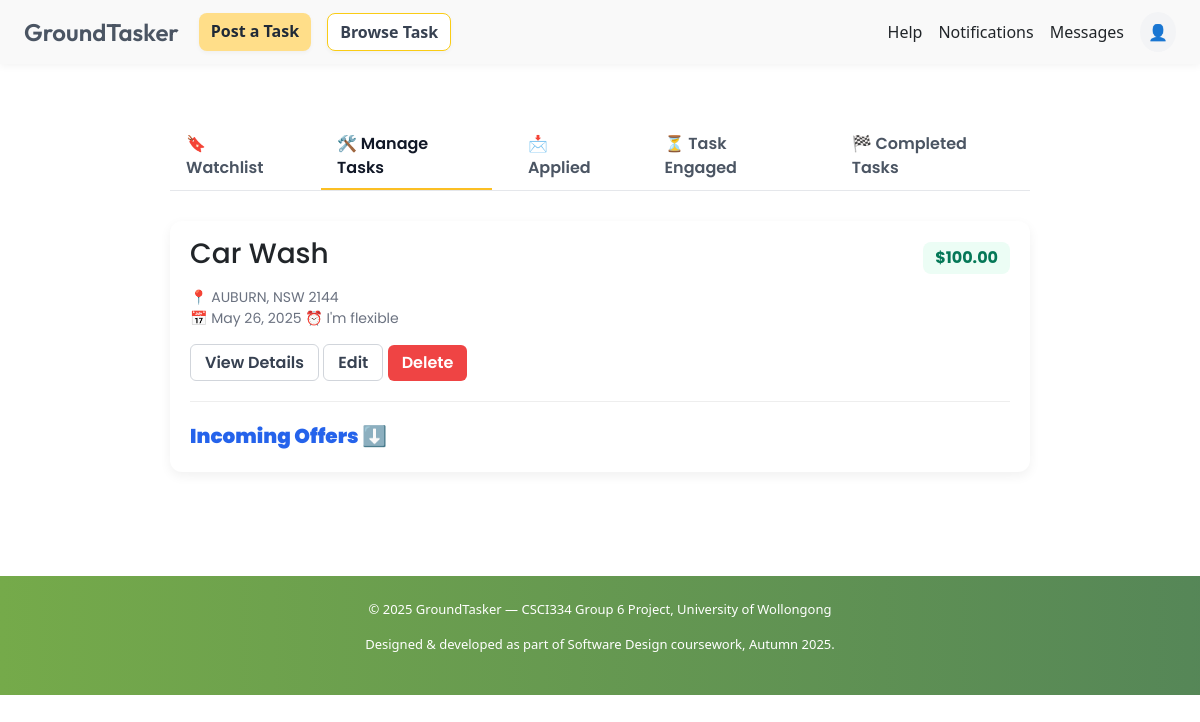
The app's page /tasks/manage/ (signed in) with its own data.
### tasks/models.py (models this page shows, shortened)
class Task(models.Model):
    FLEX_CHOICES = [
        ('on_date', 'On date'),
        ('before_date', 'Before date'),
        ('flexible', "I'm flexible"),
    ]
    title = models.CharField(max_length=200)
    description = models.TextField()
    location = models.CharField(max_length=255)
    budget = models.DecimalField(max_digits=10, decimal_places=2, default=Decimal('0.00'))
    due_type = models.CharField(max_length=20, choices=FLEX_CHOICES)
    due_date = models.DateField(null=True, blank=True)
    posted_by = models.ForeignKey(settings.AUTH_USER_MODEL, on_delete=models.CASCADE)
    created_at = models.DateTimeField(auto_now_add=True)
    category = models.CharField(max_length=100, blank=True, null=True, default="")
    bookmarked_by = models.ManyToManyField(settings.AUTH_USER_MODEL, related_name="bookmarked_tasks", blank=True)

### tasks/views.py (the view)
# urls.py: path('manage/', ManageTasksView.as_view(), name='manage_tasks'),
class ManageTasksView(LoginRequiredMixin, View):
    def get(self, request):
        user = request.user
        posted_tasks = Task.objects.filter(posted_by=user).prefetch_related('offers')
        accepted_offers = {
            task.id: next((o for o in task.offers.all() if o.status == 'accepted'), None)
            for task in posted_tasks
        }
        context = {
            'posted_tasks': posted_tasks,
            'accepted_offers': accepted_offers,  # <-- add this
            'applied_offers': Offer.objects.filter(offered_by=user, status='pending'),
            'engaged_offers': Offer.objects.filter(
                Q(offered_by=user) | Q(task__posted_by=user),
                status='accepted'
            ),
            'bookmarked_tasks': user.bookmarked_tasks.all(),
            'completed_tasks': Offer.objects.filter(Q(offered_by=user) | Q(task__posted_by=user),status='completed'),
            'incoming_offers': Offer.objects.filter(task__posted_by=user).exclude(status='completed')
        }
        return render(request, 'manage_tasks.html', context)

### tasks/templatetags/dict_extras.py (called while the page is built)
@register.filter
def get_item(dictionary, key):
    return dictionary.get(key)

### templates/manage_tasks.html (shortened to what this page needs)
{% extends "base.html" %}
{% load static %}
{% load dict_extras %}
{% block extra_css %}
<link rel="stylesheet" href="{% static 'css/manage_tasks.css' %}">
{% endblock %}
{% block content %}
<div class="manage-tasks-container">
  <div class="tabs">
    <a href="#" class="tab" data-tab="watchlist">🔖 Watchlist</a>
    <a href="#" class="tab active" data-tab="posted">🛠️ Manage Tasks</a>
    <a href="#" class="tab" data-tab="applied">📩 Applied</a>
    <a href="#" class="tab" data-tab="engaged">⏳ Task Engaged</a>
    <a href="#" class="tab" data-tab="completed">🏁 Completed Tasks</a>
  </div>
  <div class="tab-panel" id="tab-posted">
    {% if posted_tasks %}
      {% for task in posted_tasks %}
        <div class="task-card">
          <div class="task-header">
            <h3>{{ task.title }}</h3>
            <span class="task-budget">${{ task.budget }}</span>
          </div>
          <p class="task-meta">📍 {{ task.location }}<br>📅 {{ task.due_date }} ⏰ {{ task.get_due_type_display }}</p>
          <div class="card-actions">
            <a href="{% url 'job_detail' task.id %}" class="btn-outline">View Details</a>
            <a href="{% url 'edit_task' task.id %}" class="btn-outline">Edit</a>
            <form method="post" action="{% url 'delete_task' task.id %}" style="display:inline;">
              <button type="submit" class="btn-reject">Delete</button>
            </form>
          </div>
          {% with accepted_offers|get_item:task.id as accepted_offer %}
            {% if accepted_offer %}
              <div class="engaged-summary">
                <p>📌 This task has been accepted by <strong>{{ accepted_offer.offered_by.username }}</strong> for ${{ accepted_offer.amount }}.</p>
                <p>Status: <span class="badge badge-accepted">Engaged</span></p>
              </div>
            {% else %}
              <div class="offer-section">
                <h5 class="offer-toggle" onclick="toggleOffers({{ task.id }})">
                  <strong> Incoming Offers ⬇️ </strong>
                </h5>
              </div>
            {% endif %}
          {% endwith %}
        </div>
      {% endfor %}
    {% else %}
      <p>You haven’t posted any tasks yet.</p>
    {% endif %}
  </div>
</div>
{% endblock %}

### static/css/base.css (style rules this page uses)
body { opacity: 0; transition: opacity 0.2s ease-in-out; transition: opacity 0.2s ease, transform 0.2s ease; }
body.fade-in { opacity: 1; transform: scale(1); }
a { text-decoration: none; color: inherit; }

### static/css/manage_tasks.css (style rules this page uses)
.manage-tasks-container { max-width: 900px; margin: 40px auto; padding: 20px; font-family: 'Poppins', sans-serif; animation: fadeIn 0.4s ease-in; }
.tabs { display: flex; gap: 20px; margin-bottom: 30px; border-bottom: 1px solid #e5e7eb; }
.tab { padding: 8px 16px; border-bottom: 2px solid transparent; font-weight: 600; color: #4b5563; cursor: pointer; text-decoration: none; transition: all 0.3s ease; }
.tab.active { border-color: #fbbf24; color: #111827; }
.task-card { background: #ffffff; border-radius: 12px; padding: 16px 20px; box-shadow: 0 4px 12px rgba(0, 0, 0, 0.06); margin-bottom: 24px; transition: transform 0.2s ease, box-shadow 0.2s ease; }
.task-header { display: flex; justify-content: space-between; align-items: center; }
.task-budget { background: #ecfdf5; color: #047857; padding: 4px 12px; border-radius: 8px; font-weight: bold; }
.task-meta { margin-top: 8px; color: #6b7280; font-size: 14px; }
.offer-section { margin-top: 20px; padding-top: 12px; border-top: 1px solid #eee; }
.btn-accept, .btn-reject { padding: 6px 14px; border: none; border-radius: 6px; font-weight: 600; cursor: pointer; transition: background 0.2s ease, transform 0.1s ease; }
.btn-reject { background-color: #ef4444; color: white; }
.btn-outline { padding: 6px 14px; border: 1px solid #d1d5db; background: white; color: #374151; border-radius: 6px; font-weight: 600; transition: all 0.2s ease; }
.offer-toggle { cursor: pointer; font-weight: 600; color: #2563eb; margin-top: 10px; margin-bottom: 8px; transition: color 0.3s ease; }

### records on screen
Task: title "Car Wash", budget "100.00", location "AUBURN, NSW 2144", due_date "May 26, 2025", due_type "I'm flexible"

### other values on screen
{{ year }} "2025"
